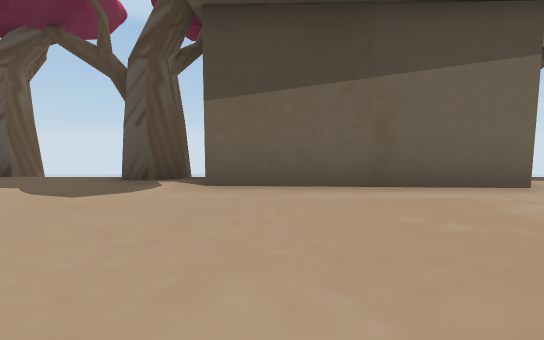
view 1 (above)

18 first-person views from a walk through a Unity game level. The camera is 1.4 m above the floor, tilts 6° down and sees 80° across. The floor is counted in squares, 2 m on a side. Each view is taken from the middle of a square. On the plan, view 1 faces up. The plan holds only what a view shows up to about 10 squares ahead; the rest is blank. The place goes on beyond the plan. The player character is not drawn.

view 2
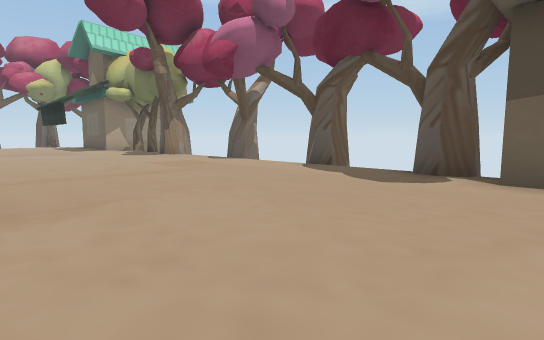

view 3
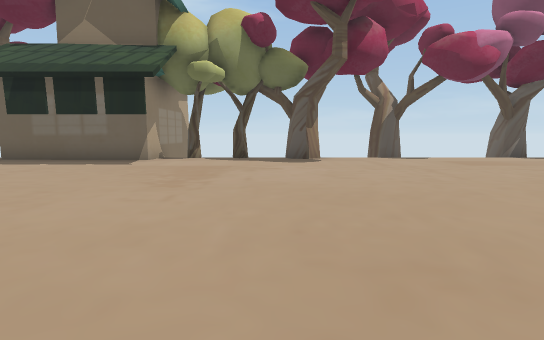

view 4
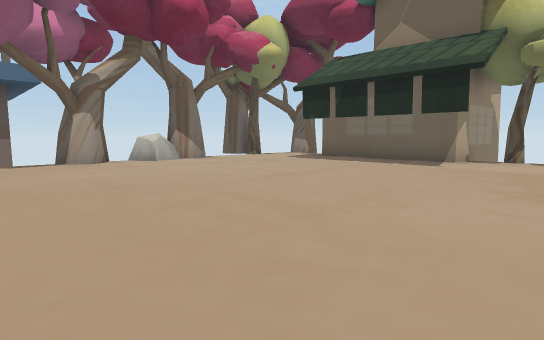

view 5
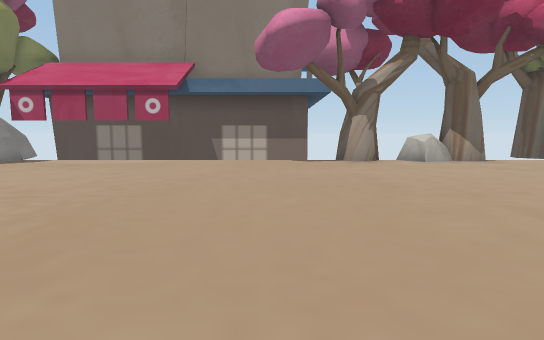

view 6
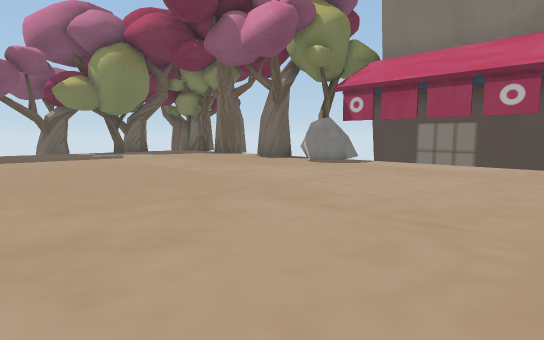

view 7
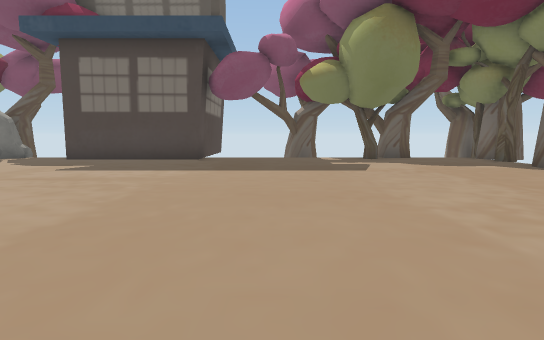

view 8
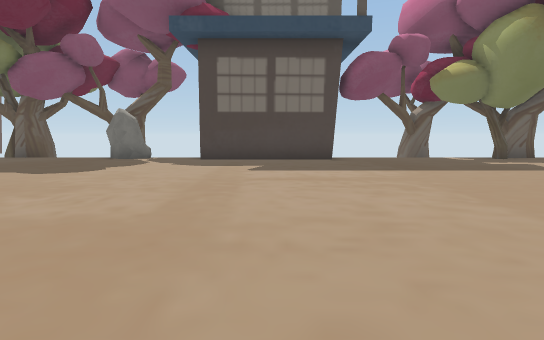

view 9
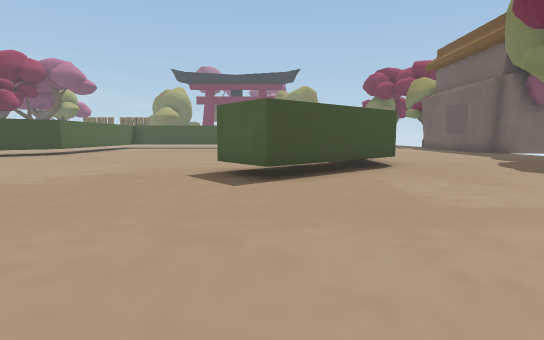

view 10
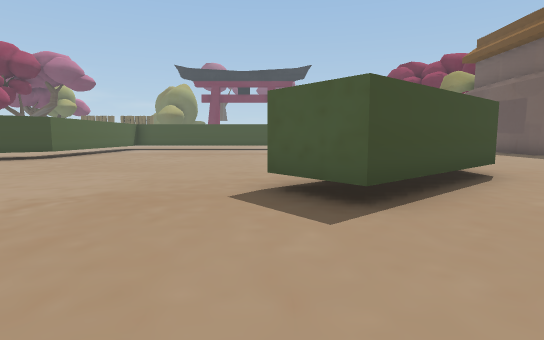

view 11
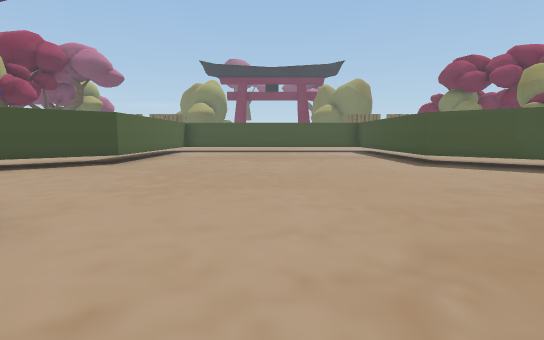

view 12
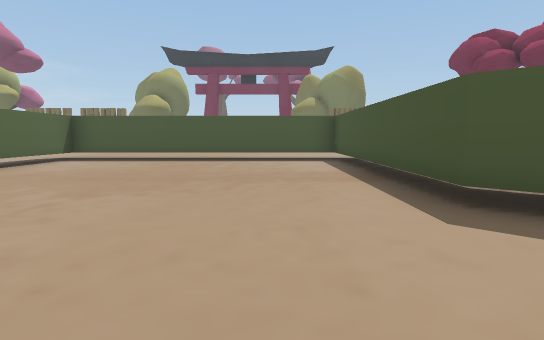

view 13
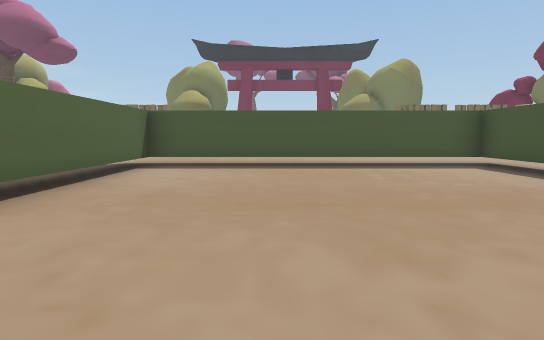

view 14
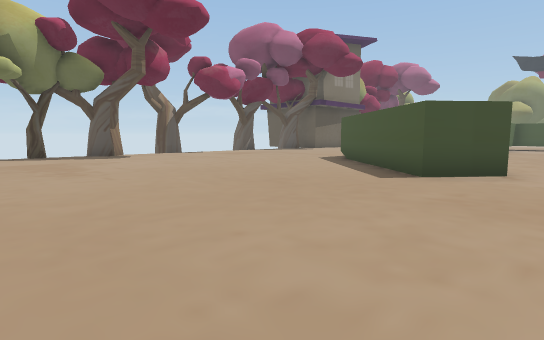

view 15
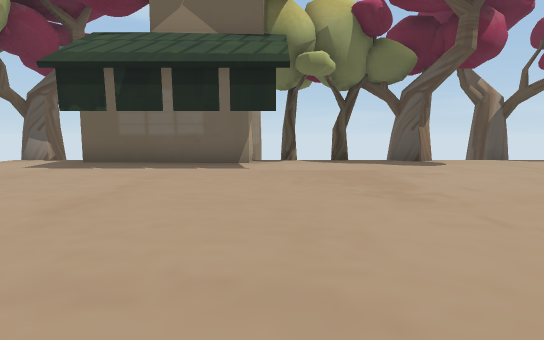

view 16
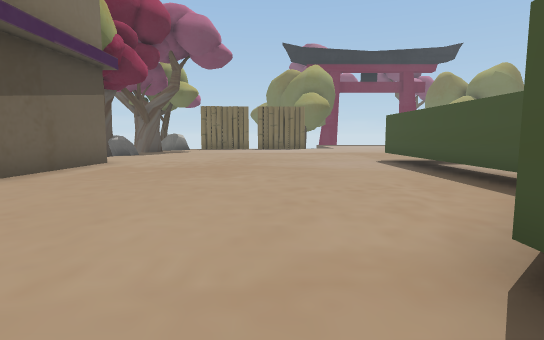

view 17
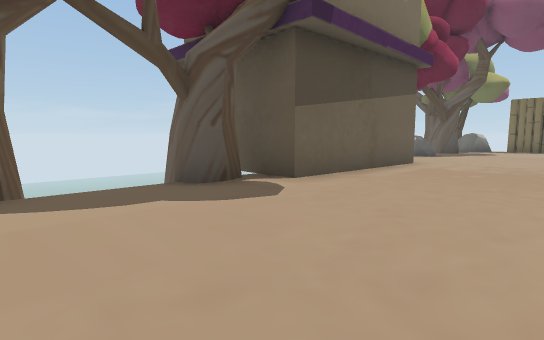

view 18
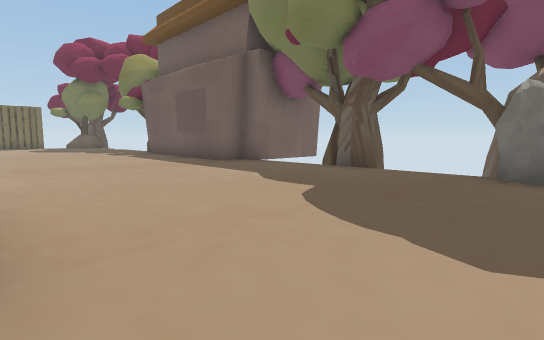

### Floor plan
Key: @ floor where view 1 was taken; # wall or solid block; . floor; T tree; H house; I thing the floor can be seen under or through; O other object.
Columns run from 24 left of view 1 to 5 right of it. Each row starts with its distance up from view 1.
  8                        HH
  7        HH      T   T   H   TTT
  6 TTT    HTTT T  T  TTT TH    T
  5  ..HHHHH....T.........THHHHH..
  4 T.............................
  3 T.............................
  2  .............................
  1 TT............................
  0 TT......................@.....
 -1 OO...............   #.........
 -2 T................#  # ........
 -3 TT..............## .## .......
 -4 H..............##....##IIIIII.
 -5 H.............##............I.
 -6 H...........................I.
 -7 H...........................I.
 -8 H.........   ...............I.
 -9 H.........  ................I.
-10 H......... .................I.
-11 H..............#............I.
-12 H..............# ....#####III.
-13 TO.............##  .## .   ...
-14 T...............##  # ..    ..
-15 TT ..............#   ...
-16    .........................
-17   ..........................
-18 TT.........................
-19 T.........................
-20 T........................
-21 T...T....HHHTT.OO......HH
-22 T  T  T        OT  TT T
-23       T         T   T T

Where each view was taken, in squares from view 1:
view 1: 0 up, 0 right, facing up
view 2: 1 down, 0 right, facing up-left
view 3: 5 down, 13 left, facing up
view 4: 5 down, 14 left, facing up-left
view 5: 5 down, 14 left, facing left
view 6: 7 down, 15 left, facing down-left
view 7: 11 down, 17 left, facing down
view 8: 11 down, 13 left, facing down
view 9: 12 down, 15 left, facing right
view 10: 11 down, 13 left, facing right
view 11: 8 down, 11 left, facing right
view 12: 10 down, 6 left, facing right
view 13: 7 down, 4 left, facing right
view 14: 7 down, 16 left, facing up-right
view 15: 4 down, 16 left, facing up
view 16: 0 up, 5 left, facing right
view 17: 1 up, 5 left, facing up-right
view 18: 15 down, 9 left, facing down-right
